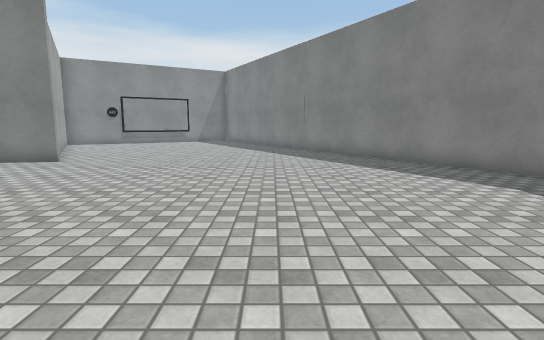
[1] (above)

16 first-person views from a walk through a Unity game level. The camera is 1.2 m above the floor, tilts 8° down and sees 80° across. The floor is counted in squares, 1 m on a side. Each view is taken from the middle of a square. On the plan, view 1 faces up. The plan holds only what a view shows up to about 14 squares ahead; the rest is blank. The player character is not drawn. Some surface patterns are stand-ins.

[2]
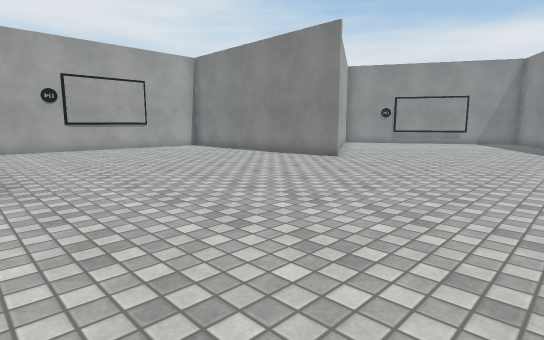

[3]
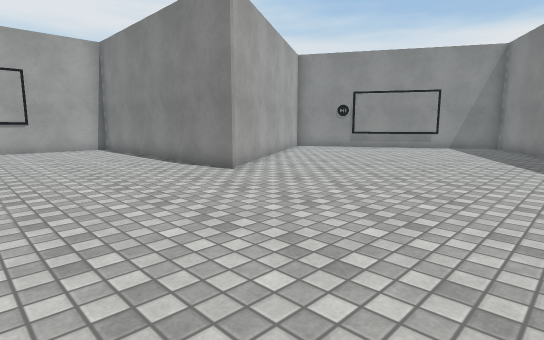

[4]
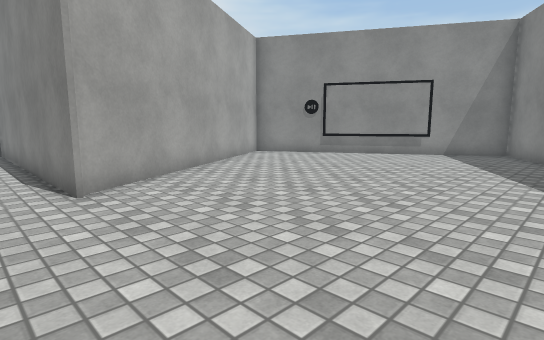

[5]
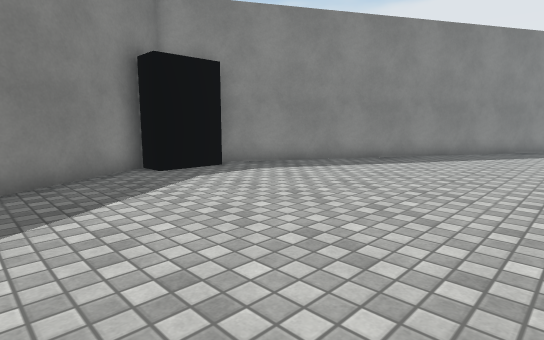

[6]
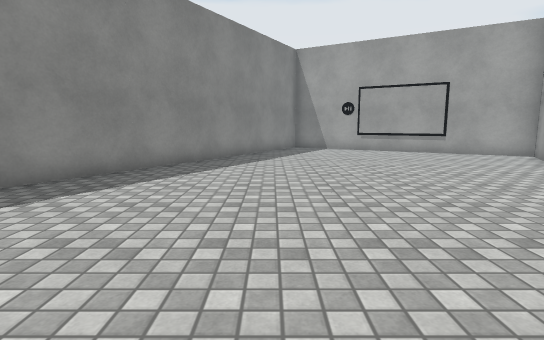

[7]
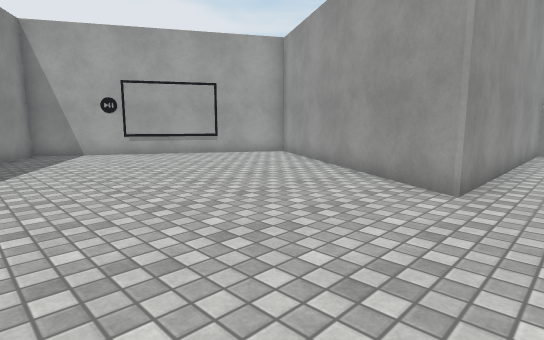

[8]
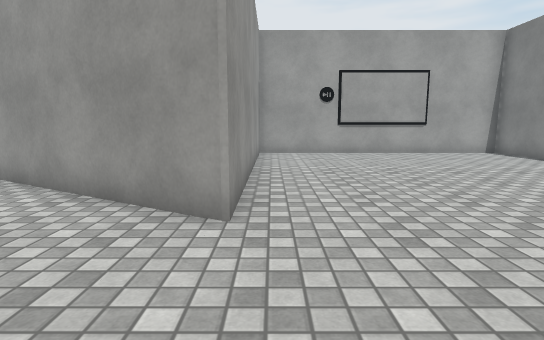

[9]
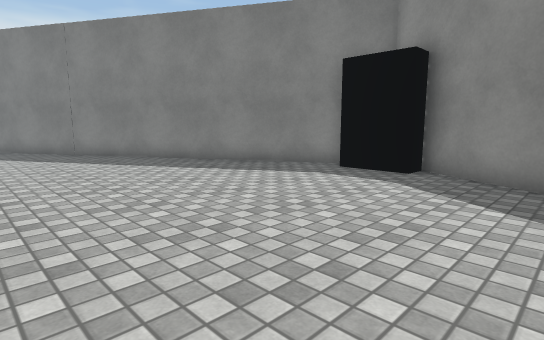

[10]
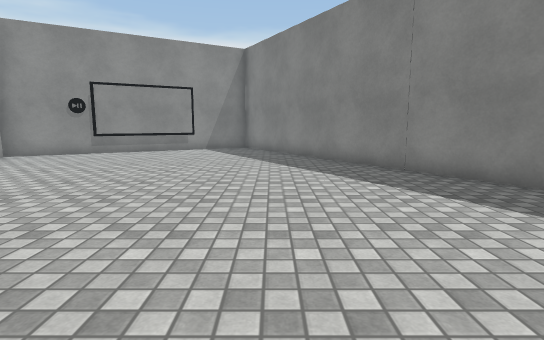

[11]
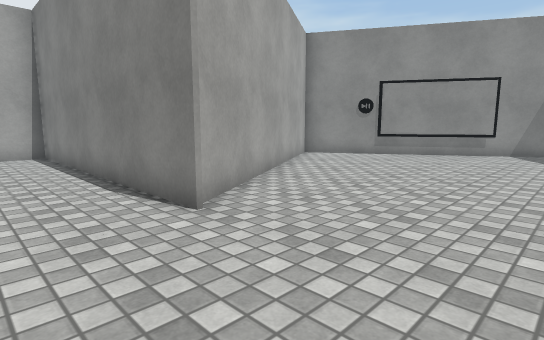

[12]
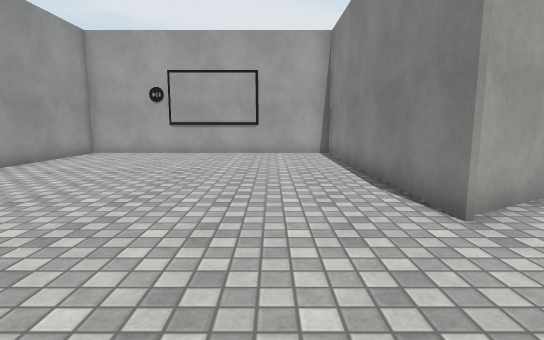

[13]
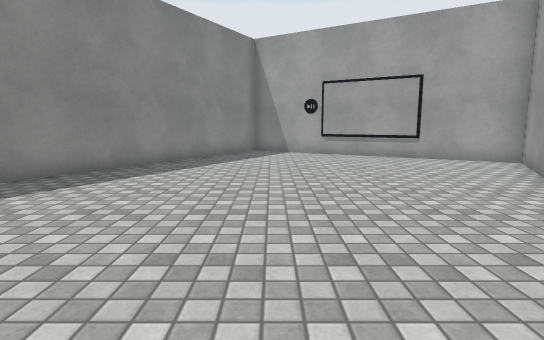

[14]
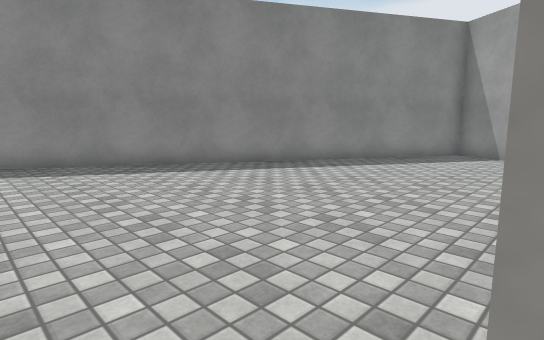

[15]
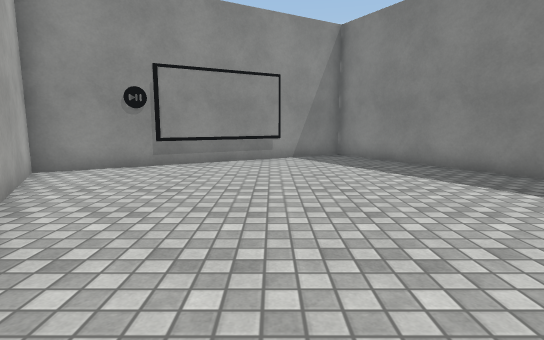

[16]
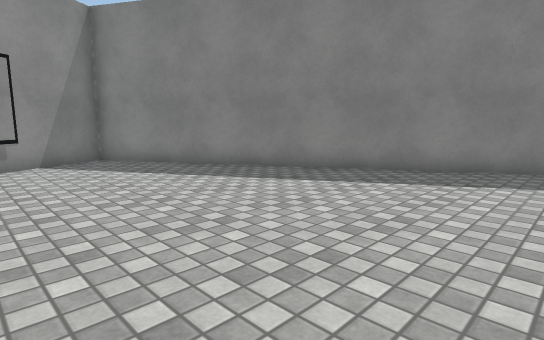

### Floor plan
Points are (right, up) in squares from view 1. A wall is a line through its corners. A room is listed if a view was taken in it or the views show most of it. See-through windows are left out.
Room 1 (views 1, 2, 3, 4, 5, 6, 7, 8, 9, 10, 11, 12, 13, 14, 15, 16)
walls: (7, 6.1) (-3.3, 23.9) (-12, 19) (-7, 10.4) (-16.6, 10.4) (-16.6, 0.5) (-6.9, 0.5) (-11.8, -8.1) (-3.2, -13) (6.8, 4.2)
objects: other object (-8, -10); other object (-6, 22); other object (6, 4) to (6, 6)

Positions as (right, up) in squares from view 1, and headings:
1: (0, 0), facing up
2: (0, 0), facing up-left
3: (0, 5), facing up-left
4: (-1, 9), facing up-left
5: (-2, 10), facing down-right
6: (-2, 4), facing down
7: (-1, 2), facing down-left
8: (-3, 1), facing left
9: (-2, 1), facing up-right
10: (-2, 7), facing up
11: (-3, 8), facing up-left
12: (-3, 8), facing left
13: (-4, 2), facing down
14: (-7, 1), facing down-right
15: (-6, 11), facing up
16: (-7, 12), facing up-right
